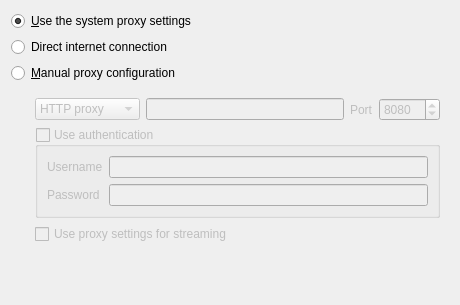
<?xml version="1.0" encoding="UTF-8"?>
<ui version="4.0">
 <class>NetworkProxySettingsPage</class>
 <widget class="QWidget" name="NetworkProxySettingsPage">
  <property name="geometry">
   <rect>
    <x>0</x>
    <y>0</y>
    <width>460</width>
    <height>305</height>
   </rect>
  </property>
  <property name="windowTitle">
   <string>Network Proxy</string>
  </property>
  <layout class="QVBoxLayout" name="layout_networkproxysettingspage">
   <item>
    <widget class="QRadioButton" name="proxy_system">
     <property name="text">
      <string>&amp;Use the system proxy settings</string>
     </property>
     <property name="checked">
      <bool>true</bool>
     </property>
    </widget>
   </item>
   <item>
    <widget class="QRadioButton" name="proxy_direct">
     <property name="text">
      <string>Direct internet connection</string>
     </property>
    </widget>
   </item>
   <item>
    <widget class="QRadioButton" name="proxy_manual">
     <property name="text">
      <string>&amp;Manual proxy configuration</string>
     </property>
    </widget>
   </item>
   <item>
    <widget class="QWidget" name="proxy_manual_container" native="true">
     <property name="enabled">
      <bool>false</bool>
     </property>
     <layout class="QVBoxLayout" name="layout_proxy_manual_container">
      <property name="leftMargin">
       <number>24</number>
      </property>
      <item>
       <layout class="QHBoxLayout" name="layout_proxy_selection">
        <item>
         <widget class="QComboBox" name="proxy_type">
          <item>
           <property name="text">
            <string>HTTP proxy</string>
           </property>
          </item>
          <item>
           <property name="text">
            <string>SOCKS proxy</string>
           </property>
          </item>
         </widget>
        </item>
        <item>
         <widget class="QLineEdit" name="proxy_hostname"/>
        </item>
        <item>
         <widget class="QLabel" name="label_port">
          <property name="text">
           <string>Port</string>
          </property>
         </widget>
        </item>
        <item>
         <widget class="QSpinBox" name="proxy_port">
          <property name="maximum">
           <number>65535</number>
          </property>
          <property name="value">
           <number>8080</number>
          </property>
         </widget>
        </item>
       </layout>
      </item>
      <item>
       <widget class="QGroupBox" name="proxy_auth">
        <property name="title">
         <string>Use authentication</string>
        </property>
        <property name="checkable">
         <bool>true</bool>
        </property>
        <property name="checked">
         <bool>false</bool>
        </property>
        <layout class="QFormLayout" name="formLayout_7">
         <property name="fieldGrowthPolicy">
          <enum>QFormLayout::AllNonFixedFieldsGrow</enum>
         </property>
         <item row="0" column="0">
          <widget class="QLabel" name="label_username">
           <property name="text">
            <string>Username</string>
           </property>
          </widget>
         </item>
         <item row="0" column="1">
          <widget class="QLineEdit" name="proxy_username"/>
         </item>
         <item row="1" column="0">
          <widget class="QLabel" name="label_password">
           <property name="text">
            <string>Password</string>
           </property>
          </widget>
         </item>
         <item row="1" column="1">
          <widget class="QLineEdit" name="proxy_password">
           <property name="echoMode">
            <enum>QLineEdit::Password</enum>
           </property>
          </widget>
         </item>
        </layout>
       </widget>
      </item>
      <item>
       <widget class="QCheckBox" name="proxy_engine">
        <property name="text">
         <string>Use proxy settings for streaming</string>
        </property>
       </widget>
      </item>
     </layout>
    </widget>
   </item>
   <item>
    <spacer name="spacer_bottom">
     <property name="orientation">
      <enum>Qt::Vertical</enum>
     </property>
     <property name="sizeHint" stdset="0">
      <size>
       <width>20</width>
       <height>36</height>
      </size>
     </property>
    </spacer>
   </item>
  </layout>
 </widget>
 <tabstops>
  <tabstop>proxy_system</tabstop>
  <tabstop>proxy_direct</tabstop>
  <tabstop>proxy_manual</tabstop>
  <tabstop>proxy_type</tabstop>
  <tabstop>proxy_hostname</tabstop>
  <tabstop>proxy_port</tabstop>
  <tabstop>proxy_auth</tabstop>
  <tabstop>proxy_username</tabstop>
  <tabstop>proxy_password</tabstop>
 </tabstops>
 <resources/>
 <connections>
  <connection>
   <sender>proxy_manual</sender>
   <signal>toggled(bool)</signal>
   <receiver>proxy_manual_container</receiver>
   <slot>setEnabled(bool)</slot>
   <hints>
    <hint type="sourcelabel">
     <x>39</x>
     <y>76</y>
    </hint>
    <hint type="destinationlabel">
     <x>29</x>
     <y>99</y>
    </hint>
   </hints>
  </connection>
 </connections>
</ui>
